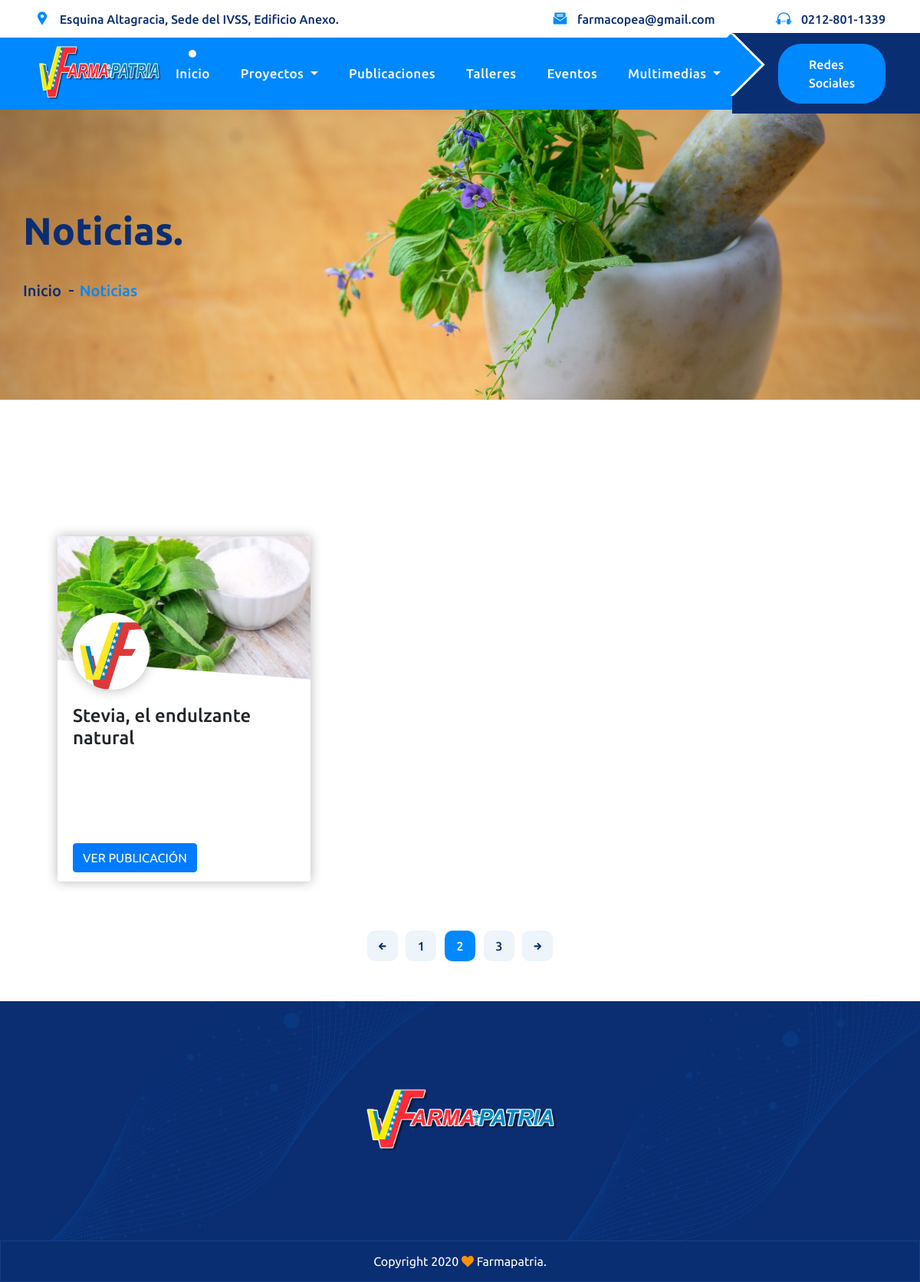
Screenshot of /noticias/ with the database file from the repository.
### pagina/models.py (models this page shows, shortened)
class Noticias(models.Model):
    titulo = models.CharField(max_length=200)
    contenido = RichTextField()
    fecha_publicacion = models.DateTimeField(auto_now_add= True, null=True)
    imagen_principal = models.ImageField(null=False, blank=False)
    categoria = models.ForeignKey(Categoria, on_delete=models.CASCADE)
    slug = models.SlugField(max_length=200, null=True, blank=True)
    status = models.BooleanField(default= True, verbose_name='Estatus Publicación')
    class Meta:
       verbose_name = 'Noticia'
       verbose_name_plural = 'Noticias'
       ordering = ['id']
       db_table = 'noticias'

### pagina/views.py (the view)
# urls.py: path('noticias/', views.noticias, name="noticias"),
def noticias(request):
    queryset = request.GET.get("buscar")
    noticias = Noticias.objects.filter(status= True).order_by('-id')
    if queryset:
        noticias = Noticias.objects.filter(
           Q(titulo__icontains = queryset ) |
           Q(contenido__icontains = queryset )
        ).distinct()
    paginator = Paginator(noticias, 9)
    page = request.GET.get('page')
    noticias = paginator.get_page(page)
    context = {"noticias": noticias}
    return render(request, "noticias.html", context)

### pagina/templates/noticias.html (shortened to what this page needs)
 {% extends 'index.html' %}
{% load static %}
{% block contenido %}
 <main class="site-content">
                <div class="page_header d-flex align-items-center">
                    <div class="container">
                        <section>
                            <h2>Noticias.</h2>
                            <div class="breadcrumbs">
                                <a href="#">Inicio</a>
                                <span>Noticias</span>
                            </div>
                        </section>
                    </div>
                </div>
                <div class="blog_posts">
                    <div class="container-md">
     <div class="container">
    <div class="row pt-5 m-auto">
   {% for noticia in noticias %}
      <div class="col-md-6 col-lg-4 pb-3">
        <div class="card card-custom bg-white border-white border-0" style="height: 450px">
          <div class="card-custom-img" style="background-image: url({{noticia.imagen_principal.url}});"></div>
          <div class="card-custom-avatar">
            <img class="img-fluid" src="{% static 'img/logonoticia.png' %}" alt="Avatar" />
          </div>
          <div class="card-body" style="overflow-y: auto">
            <h4 class="card-title">{{noticia.titulo}}</h4>
          </div>
          <div class="card-footer" style="background: inherit; border-color: inherit;">
               <button class="btn btn-primary" onclick="location.href='{{ noticia.slug }}'" type="button">
        Ver Publicación</button>
          </div>
        </div>
    </div>
     {% endfor %}
    </div>
  </div>
                    </div>
                    <nav class="navigation pagination m-5" >
                        <div class="nav-links">
                            <a class="prev page-numbers" href="#"><i class="icofont-arrow-left"></i></a>
                            <a class="page-numbers" href="#">1</a>
                            <span class="page-numbers current">2</span>
                            <a class="page-numbers" href="#">3</a>
                            <a class="next page-numbers" href="#"><i class="icofont-arrow-right"></i></a>
                        </div>
                    </nav>
                </div>
            </main>
{% endblock contenido %}

### static/css/book.css (style rules this page uses)
*, *:after, *:before { -webkit-box-sizing: border-box; -moz-box-sizing: border-box; box-sizing: border-box; }
* { margin: 0; padding: 0; }
html, body { height: 100%; -webkit-font-smoothing: subpixel-antialiased; }
html { font-size: 100%; }
body { background: #ecf0f1; color: #34495e; font-family: 'Lato', 'Arial', sans-serif; font-weight: 400; line-height: 1.2; }
a { color: #2c3e50; text-decoration: none; }
.btn { display: inline-block; text-transform: uppercase; border: 2px solid #2c3e50; margin-top: 100px; font-size: 0.7em; font-weight: 700; padding: 0.1em 0.4em; text-align: center; -webkit-transition: color 0.3s, border-color 0.3s; -moz-transition: color 0.3s, border-color 0.3s; transition: color 0.3s, border-color 0.3s; }

### static/css/style.css (style rules this page uses)
* { margin: 0px; padding: 0px; border: 0; outline: 0; -webkit-box-sizing: border-box !important; -moz-box-sizing: border-box !important; -ms-box-sizing: border-box !important; -o-box-sizing: border-box !important; box-sizing: border-box !important; }
body { font-family: 'Ubuntu', sans-serif; background: #fff; overflow-x: hidden !important; }
a, a:hover, a:active, a:visited, a:focus { color: inherit; text-decoration: none; outline: 0 !important; }
a { transition: all .3s ease; }
h1, h2, h3, h4, h5, h6, figure { margin: 0; }
button { background-color: transparent; border: 0; outline: 0 !important }
img { max-width: 100%; }
.page_header { height: 378px; background: url(../img/bg/05.jpg) no-repeat center center; background-size: cover; }
.page_header section > h2 { font-size: 50px; font-weight: 700; color: #0a2e72; margin-bottom: 34px; }
.breadcrumbs > a, .breadcrumbs > span { font-size: 20px; font-weight: 500; display: inline-block; position: relative; }
.breadcrumbs > a { color: #0a2e72 }
.breadcrumbs > span { color: #0088ff }
.breadcrumbs > a + a, .breadcrumbs > a + span { padding-left: 8px; margin-left: 12px; }
.breadcrumbs > a + a::before, .breadcrumbs > a + span::before { position: absolute; content: ''; width: 6px; height: 2px; background: #0a2e72; top: 50%; right: 100%; -webkit-transform: translateY(-50%); -ms-transform: translateY(-50%); transform: translateY(-50%); }
.blog_posts { margin-top: 130px; }
.navigation.pagination { display: -ms-flexbox; display: -webkit-box; display: flex; -ms-flex-pack: center !important; -webkit-box-pack: center !important; justify-content: center !important; padding-bottom: 4px; margin-top: 65px; }
.nav-links .page-numbers { width: 40px; height: 40px; line-height: 40px; display: inline-block; border-radius: 10px; text-align: center; font-size: 16px; font-weight: 500; background: #edf4fa; color: #0a2e72; }
.nav-links .page-numbers + .page-numbers { margin-left: 7px; }
.nav-links .page-numbers.current, .nav-links .page-numbers:hover { background: #0088ff; color: #fff; }

### static/css/responsive.css (style rules this page uses)
@media (min-width: 1200px) { .container { max-width: 1170px; } }

### pagina/templates/index.html (style rules this page uses)
.card-custom { overflow: hidden; min-height: 450px; box-shadow: 0 0 15px rgba(10, 10, 10, 0.3); }
.card-custom-img { height: 200px; min-height: 200px; background-repeat: no-repeat; background-size: cover; background-position: center; border-color: inherit; }
.card-custom-img::after { position: absolute; content: ''; top: 161px; left: 0; width: 0; height: 0; border-style: solid; border-top-width: 40px; border-right-width: 0; border-bottom-width: 0; border-left-width: 545px; border-left-width: calc(575px - 5vw); border-top-color: transparent; border-right-color: transparent; border-bottom-color: transparent; border-left-color: inherit; }
.card-custom-avatar img { border-radius: 50%; box-shadow: 0 0 15px rgba(10, 10, 10, 0.3); position: absolute; top: 100px; left: 1.25rem; width: 100px; height: 100px; }

### rows the page displays
Noticias: imagen_principal (picture), titulo "Stevia, el endulzante natural"
